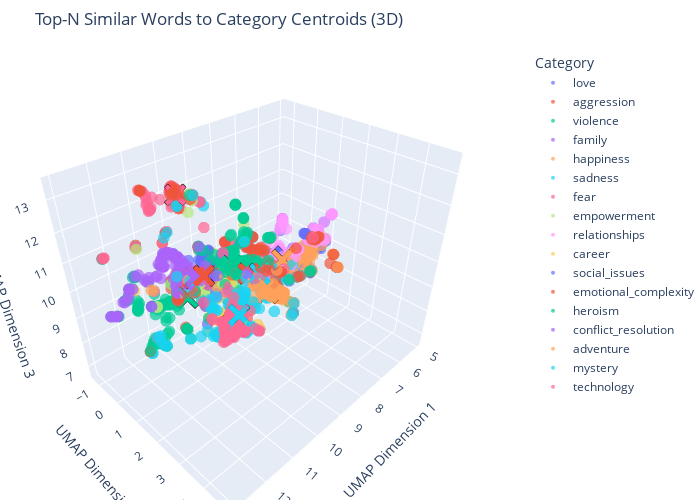

Notebook code cell kept with this figure:
### Markdown cell above
To more easily visualise the category centroids and the top 100 words for each category, we also plot the emebedded vectors in a 3d space, after performing dimensionality reduction

### Code cell
us.visualize_centroids_and_words(category_centroids, sentiment_lexicons, token_embeddings)
